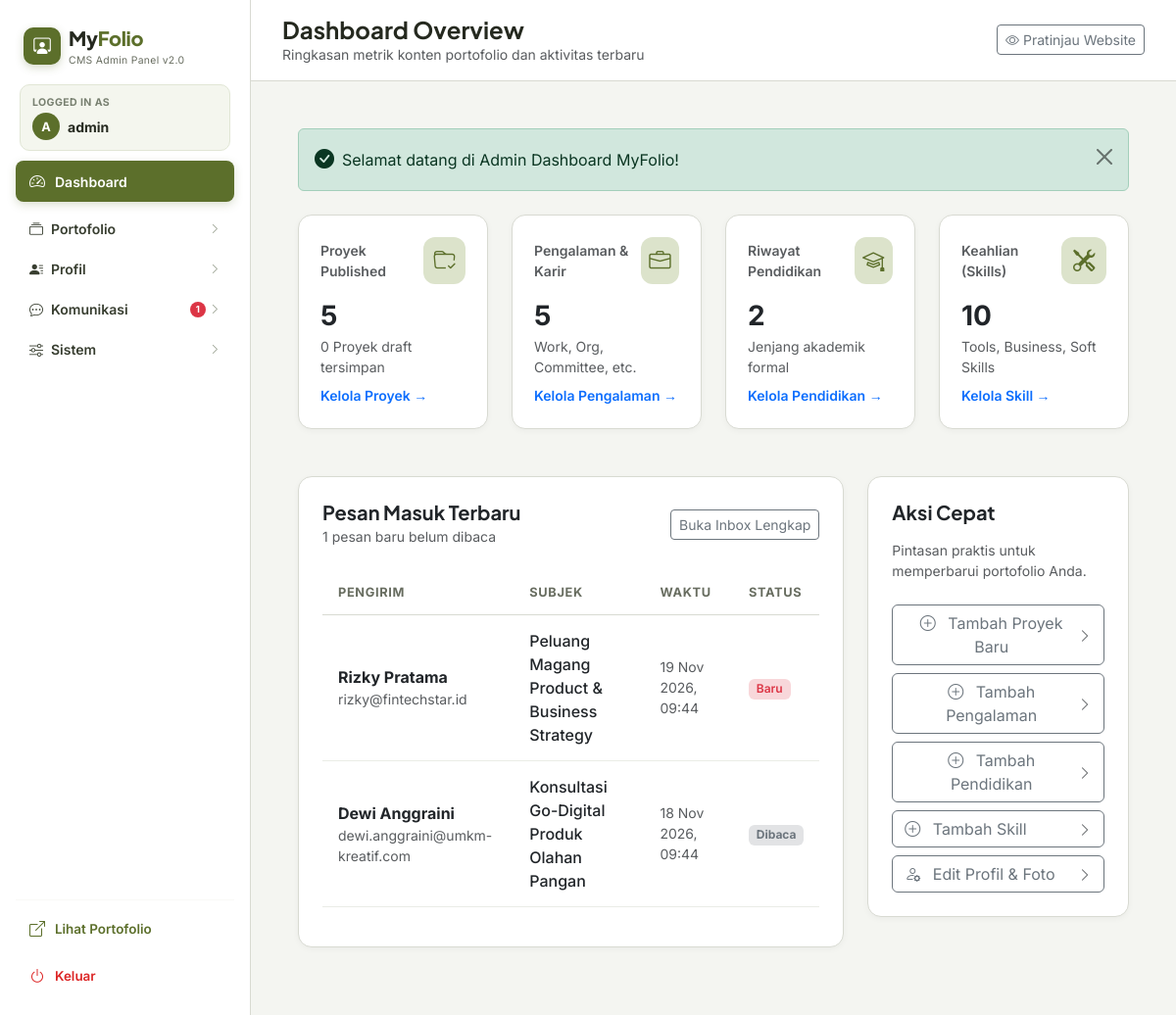
Page /admin/dashboard.php (signed in) on the committed database.
### tables this page shows
CREATE TABLE `messages` (
  `id` INT AUTO_INCREMENT PRIMARY KEY,
  `sender_name` VARCHAR(100) NOT NULL,
  `sender_email` VARCHAR(120) NOT NULL,
  `subject` VARCHAR(150) DEFAULT NULL,
  `message` TEXT NOT NULL,
  `is_read` TINYINT(1) DEFAULT 0,
  `sent_at` TIMESTAMP DEFAULT CURRENT_TIMESTAMP
);

### includes/functions.php (called while the page is built, shortened)
<?php
function e(?string $value): string {
    return htmlspecialchars($value ?? '', ENT_QUOTES, 'UTF-8');
}

### admin/dashboard.php (the view, shortened to what this page needs)
<?php
require_once __DIR__ . '/includes/admin_header.php';
$totalProjects   = (int)$pdo->query("SELECT COUNT(*) FROM projects WHERE status = 'published'")->fetchColumn();
$totalDrafts     = (int)$pdo->query("SELECT COUNT(*) FROM projects WHERE status = 'draft'")->fetchColumn();
$totalExperience = (int)$pdo->query("SELECT COUNT(*) FROM experiences")->fetchColumn();
$totalEducation  = (int)$pdo->query("SELECT COUNT(*) FROM education")->fetchColumn();
$totalSkills     = (int)$pdo->query("SELECT COUNT(*) FROM skills")->fetchColumn();
$unreadMessages  = (int)$pdo->query("SELECT COUNT(*) FROM messages WHERE is_read = 0")->fetchColumn();
$recentMessages = $pdo->query("SELECT * FROM messages ORDER BY sent_at DESC LIMIT 5")->fetchAll();
?>
<div class="row g-4 mb-5">
    <div class="col-sm-6 col-xl-3">
        <div class="stat-box">
            <div class="d-flex justify-content-between align-items-center mb-3">
                <span class="text-muted small fw-semibold">Proyek Published</span>
                <div class="stat-icon"><i class="bi bi-folder-check"></i></div>
            </div>
            <div class="h3 fw-bold text-dark mb-1"><?= $totalProjects ?></div>
            <div class="small text-muted">
                <?= $totalDrafts ?> Proyek draft tersimpan
            </div>
            <a href="projects.php" class="small text-primary-olive text-decoration-none fw-semibold mt-2 d-inline-block">Kelola Proyek &rarr;</a>
        </div>
    </div>
    <div class="col-sm-6 col-xl-3">
        <div class="stat-box">
            <div class="d-flex justify-content-between align-items-center mb-3">
                <span class="text-muted small fw-semibold">Pengalaman & Karir</span>
                <div class="stat-icon"><i class="bi bi-briefcase"></i></div>
            </div>
            <div class="h3 fw-bold text-dark mb-1"><?= $totalExperience ?></div>
            <div class="small text-muted">Work, Org, Committee, etc.</div>
            <a href="experiences.php" class="small text-primary-olive text-decoration-none fw-semibold mt-2 d-inline-block">Kelola Pengalaman &rarr;</a>
        </div>
    </div>
    <div class="col-sm-6 col-xl-3">
        <div class="stat-box">
            <div class="d-flex justify-content-between align-items-center mb-3">
                <span class="text-muted small fw-semibold">Riwayat Pendidikan</span>
                <div class="stat-icon"><i class="bi bi-mortarboard"></i></div>
            </div>
            <div class="h3 fw-bold text-dark mb-1"><?= $totalEducation ?></div>
            <div class="small text-muted">Jenjang akademik formal</div>
            <a href="education.php" class="small text-primary-olive text-decoration-none fw-semibold mt-2 d-inline-block">Kelola Pendidikan &rarr;</a>
        </div>
    </div>
    <div class="col-sm-6 col-xl-3">
        <div class="stat-box">
            <div class="d-flex justify-content-between align-items-center mb-3">
                <span class="text-muted small fw-semibold">Keahlian (Skills)</span>
                <div class="stat-icon"><i class="bi bi-tools"></i></div>
            </div>
            <div class="h3 fw-bold text-dark mb-1"><?= $totalSkills ?></div>
            <div class="small text-muted">Tools, Business, Soft Skills</div>
            <a href="skills.php" class="small text-primary-olive text-decoration-none fw-semibold mt-2 d-inline-block">Kelola Skill &rarr;</a>
        </div>
    </div>
</div>
<div class="row g-4">
    <div class="col-lg-8">
        <div class="admin-card">
            <div class="d-flex justify-content-between align-items-center mb-4">
                <div>
                    <h5 class="fw-bold mb-0 text-dark">Pesan Masuk Terbaru</h5>
                    <span class="text-muted small"><?= $unreadMessages ?> pesan baru belum dibaca</span>
                </div>
                <a href="messages.php" class="btn btn-outline-secondary btn-sm">Buka Inbox Lengkap</a>
            </div>
            <?php if (empty($recentMessages)): ?>
                <div class="text-center py-4 text-muted small">Belum ada pesan yang masuk.</div>
            <?php else: ?>
                <div class="table-responsive">
                    <table class="table admin-table align-middle">
                        <thead>
                            <tr>
                                <th>Pengirim</th>
                                <th>Subjek</th>
                                <th>Waktu</th>
                                <th>Status</th>
                            </tr>
                        </thead>
                        <tbody>
                            <?php foreach ($recentMessages as $msg): ?>
                                <tr>
                                    <td>
                                        <div class="fw-bold text-dark"><?= e($msg['sender_name']) ?></div>
                                        <div class="small text-muted"><?= e($msg['sender_email']) ?></div>
                                    </td>
                                    <td class="text-dark fw-medium"><?= e($msg['subject']) ?></td>
                                    <td class="small text-muted"><?= date('d M Y, H:i', strtotime($msg['sent_at'])) ?></td>
                                    <td>
                                        <?php if ($msg['is_read']): ?>
                                            <span class="badge bg-secondary-subtle text-secondary">Dibaca</span>
                                        <?php else: ?>
                                            <span class="badge bg-danger-subtle text-danger fw-semibold">Baru</span>
                                        <?php endif; ?>
                                    </td>
                                </tr>
                            <?php endforeach; ?>
                        </tbody>
                    </table>
                </div>
            <?php endif; ?>
        </div>
    </div>
    <div class="col-lg-4">
        <div class="admin-card">
            <h5 class="fw-bold mb-3 text-dark">Aksi Cepat</h5>
            <p class="text-muted small mb-4">Pintasan praktis untuk memperbarui portofolio Anda.</p>
            <div class="d-flex flex-column gap-2">
                <a href="projects.php" class="btn btn-outline-secondary d-flex align-items-center justify-content-between py-2.5">
                    <span><i class="bi bi-plus-circle me-2 text-primary-olive"></i> Tambah Proyek Baru</span>
                    <i class="bi bi-chevron-right text-muted small"></i>
                </a>
                <a href="experiences.php" class="btn btn-outline-secondary d-flex align-items-center justify-content-between py-2.5">
                    <span><i class="bi bi-plus-circle me-2 text-primary-olive"></i> Tambah Pengalaman</span>
                    <i class="bi bi-chevron-right text-muted small"></i>
                </a>
                <a href="education.php" class="btn btn-outline-secondary d-flex align-items-center justify-content-between py-2.5">
                    <span><i class="bi bi-plus-circle me-2 text-primary-olive"></i> Tambah Pendidikan</span>
                    <i class="bi bi-chevron-right text-muted small"></i>
                </a>
                <a href="skills.php" class="btn btn-outline-secondary d-flex align-items-center justify-content-between py-2.5">
                    <span><i class="bi bi-plus-circle me-2 text-primary-olive"></i> Tambah Skill</span>
                    <i class="bi bi-chevron-right text-muted small"></i>
                </a>
                <a href="profile.php" class="btn btn-outline-secondary d-flex align-items-center justify-content-between py-2.5">
                    <span><i class="bi bi-person-gear me-2 text-primary-olive"></i> Edit Profil & Foto</span>
                    <i class="bi bi-chevron-right text-muted small"></i>
                </a>
            </div>
        </div>
    </div>
</div>
<?php
require_once __DIR__ . '/includes/admin_footer.php';
?>

### assets/css/admin.css (style rules this page uses)
:root { --color-primary: #5C6F2B; --color-primary-hover: #495822; --color-background: #F4F5F1; --color-sidebar: #FFFFFF; --color-dark: #25291F; --color-soft-olive: #DCE3CB; --color-white: #FFFFFF; --color-muted: #686D60; --color-border: #D8DAD2; --radius-card: 14px; --radius-button: 8px; --shadow-sm: 0 2px 6px rgba(0, 0, 0, 0.04); }
body { font-family: 'Inter', sans-serif; background-color: var(--color-background); color: var(--color-dark); }
h1, h2, h3, h4, h5, h6 { font-family: 'Plus Jakarta Sans', sans-serif; color: var(--color-dark); }
.admin-card { background-color: var(--color-white); border: 1px solid var(--color-border); border-radius: var(--radius-card); box-shadow: var(--shadow-sm); padding: 24px; margin-bottom: 24px; }
.stat-box { background-color: var(--color-white); border: 1px solid var(--color-border); border-radius: var(--radius-card); padding: 22px; box-shadow: var(--shadow-sm); }
.stat-icon { width: 48px; height: 48px; border-radius: 12px; display: flex; align-items: center; justify-content: center; font-size: 1.4rem; background-color: var(--color-soft-olive); color: var(--color-primary); }
.admin-table th { font-size: 0.8rem; font-weight: 700; text-transform: uppercase; color: var(--color-muted); letter-spacing: 0.05em; border-bottom: 1.5px solid var(--color-border); padding: 12px 16px; }
.admin-table td { padding: 14px 16px; vertical-align: middle; border-bottom: 1px solid #EAECE6; }

### rows in the picture
messages: sender_name "Rizky Pratama", sender_email "rizky@fintechstar.id", subject "Peluang Magang Product & Business Strategy", sent_at "19 Nov 2026, 09:44", is_read "Baru"
messages: sender_name "Dewi Anggraini", sender_email "dewi.anggraini@umkm-kreatif.com", subject "Konsultasi Go-Digital Produk Olahan Pangan", sent_at "18 Nov 2026, 09:44", is_read "Dibaca"

### other values in the picture
substr($_SESSION['admin_username'] ?? 'A', 0, 1) "A"
$_SESSION['admin_username'] "admin"
$unreadCount "1"
$pageTitle "Dashboard Overview"
$pageSubtitle "Ringkasan metrik konten portofolio dan aktivitas terbaru"
$flash['message'] "Selamat datang di Admin Dashboard MyFolio!"
$totalProjects "5"
$totalDrafts "0"
$totalExperience "5"
$totalEducation "2"
$totalSkills "10"
$unreadMessages "1"
